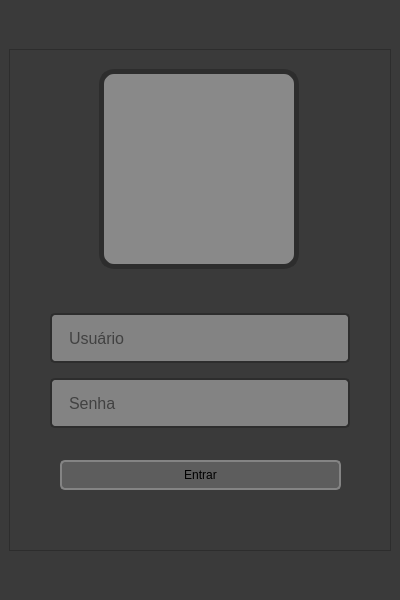
<?xml version="1.0" encoding="UTF-8"?>
<ui version="4.0">
 <class>Form</class>
 <widget class="QWidget" name="Form">
  <property name="geometry">
   <rect>
    <x>0</x>
    <y>0</y>
    <width>400</width>
    <height>600</height>
   </rect>
  </property>
  <property name="minimumSize">
   <size>
    <width>400</width>
    <height>600</height>
   </size>
  </property>
  <property name="maximumSize">
   <size>
    <width>400</width>
    <height>600</height>
   </size>
  </property>
  <property name="windowTitle">
   <string>Form</string>
  </property>
  <property name="styleSheet">
   <string notr="true"/>
  </property>
  <layout class="QVBoxLayout" name="verticalLayout">
   <property name="spacing">
    <number>0</number>
   </property>
   <property name="leftMargin">
    <number>0</number>
   </property>
   <property name="topMargin">
    <number>0</number>
   </property>
   <property name="rightMargin">
    <number>0</number>
   </property>
   <property name="bottomMargin">
    <number>0</number>
   </property>
   <item>
    <widget class="QFrame" name="frame">
     <property name="maximumSize">
      <size>
       <width>16777215</width>
       <height>40</height>
      </size>
     </property>
     <property name="styleSheet">
      <string notr="true">background-color: rgb(58,58,58);</string>
     </property>
     <property name="frameShape">
      <enum>QFrame::NoFrame</enum>
     </property>
     <property name="frameShadow">
      <enum>QFrame::Raised</enum>
     </property>
    </widget>
   </item>
   <item>
    <widget class="QFrame" name="frame_2">
     <property name="styleSheet">
      <string notr="true">background-color: rgb(58,58,58);</string>
     </property>
     <property name="frameShape">
      <enum>QFrame::NoFrame</enum>
     </property>
     <property name="frameShadow">
      <enum>QFrame::Raised</enum>
     </property>
     <layout class="QHBoxLayout" name="horizontalLayout">
      <item>
       <widget class="QFrame" name="frame_4">
        <property name="maximumSize">
         <size>
          <width>500</width>
          <height>16777215</height>
         </size>
        </property>
        <property name="styleSheet">
         <string notr="true">background-color: rgb(58,58,58);</string>
        </property>
        <property name="frameShape">
         <enum>QFrame::StyledPanel</enum>
        </property>
        <property name="frameShadow">
         <enum>QFrame::Raised</enum>
        </property>
        <widget class="QLineEdit" name="UserFrame">
         <property name="geometry">
          <rect>
           <x>41</x>
           <y>264</y>
           <width>300</width>
           <height>50</height>
          </rect>
         </property>
         <property name="minimumSize">
          <size>
           <width>300</width>
           <height>50</height>
          </size>
         </property>
         <property name="maximumSize">
          <size>
           <width>300</width>
           <height>30</height>
          </size>
         </property>
         <property name="font">
          <font>
           <pointsize>12</pointsize>
          </font>
         </property>
         <property name="autoFillBackground">
          <bool>false</bool>
         </property>
         <property name="styleSheet">
          <string notr="true">QLineEdit {
	border: 2px solid rgb(45,45,45);
	border-radius: 5px;
	padding: 15px;
	background-color: rgb(131, 131, 131);
	
}</string>
         </property>
         <property name="inputMask">
          <string/>
         </property>
         <property name="text">
          <string/>
         </property>
         <property name="placeholderText">
          <string>Usuário</string>
         </property>
        </widget>
        <widget class="QFrame" name="frame_5">
         <property name="geometry">
          <rect>
           <x>90</x>
           <y>20</y>
           <width>200</width>
           <height>200</height>
          </rect>
         </property>
         <property name="maximumSize">
          <size>
           <width>200</width>
           <height>200</height>
          </size>
         </property>
         <property name="styleSheet">
          <string notr="true">image: url(:/home/Icons/LOGOPROEXPRESS2-removebg-preview.png);
background-color: rgba(255, 255, 255, 0.4);
border: 5px solid rgb(45,45,45);
border-radius: 15px;
padding: 15px;
</string>
         </property>
         <property name="frameShape">
          <enum>QFrame::NoFrame</enum>
         </property>
         <property name="frameShadow">
          <enum>QFrame::Raised</enum>
         </property>
        </widget>
        <widget class="QLineEdit" name="PasswordFrame">
         <property name="geometry">
          <rect>
           <x>41</x>
           <y>329</y>
           <width>300</width>
           <height>50</height>
          </rect>
         </property>
         <property name="minimumSize">
          <size>
           <width>300</width>
           <height>50</height>
          </size>
         </property>
         <property name="maximumSize">
          <size>
           <width>300</width>
           <height>30</height>
          </size>
         </property>
         <property name="font">
          <font>
           <pointsize>12</pointsize>
          </font>
         </property>
         <property name="cursor">
          <cursorShape>IBeamCursor</cursorShape>
         </property>
         <property name="styleSheet">
          <string notr="true">QLineEdit {
	border: 2px solid rgb(45,45,45);
	border-radius: 5px;
	padding: 15px;
	background-color: rgb(131, 131, 131);
	
}</string>
         </property>
         <property name="inputMask">
          <string notr="true"/>
         </property>
         <property name="text">
          <string/>
         </property>
         <property name="echoMode">
          <enum>QLineEdit::Password</enum>
         </property>
         <property name="placeholderText">
          <string>Senha</string>
         </property>
        </widget>
        <widget class="QPushButton" name="EnterButton">
         <property name="geometry">
          <rect>
           <x>51</x>
           <y>411</y>
           <width>281</width>
           <height>30</height>
          </rect>
         </property>
         <property name="minimumSize">
          <size>
           <width>200</width>
           <height>30</height>
          </size>
         </property>
         <property name="cursor">
          <cursorShape>PointingHandCursor</cursorShape>
         </property>
         <property name="styleSheet">
          <string notr="true">QPushButton{
background-color: rgb(93, 93, 93);
border: 2px solid rgb(132, 132, 132);
border-radius: 5px
}

QPushButton:hover {
background-color: rgb(73, 73, 73);
border: 2px solid rgb(102, 102, 102);
border-radius: 5px
}</string>
         </property>
         <property name="text">
          <string>Entrar</string>
         </property>
        </widget>
       </widget>
      </item>
     </layout>
    </widget>
   </item>
   <item>
    <widget class="QFrame" name="frame_3">
     <property name="maximumSize">
      <size>
       <width>16777215</width>
       <height>40</height>
      </size>
     </property>
     <property name="styleSheet">
      <string notr="true">background-color: rgb(58,58,58);</string>
     </property>
     <property name="frameShape">
      <enum>QFrame::NoFrame</enum>
     </property>
     <property name="frameShadow">
      <enum>QFrame::Raised</enum>
     </property>
    </widget>
   </item>
  </layout>
 </widget>
 <resources>
  <include location="icons.qrc"/>
 </resources>
 <connections/>
</ui>
